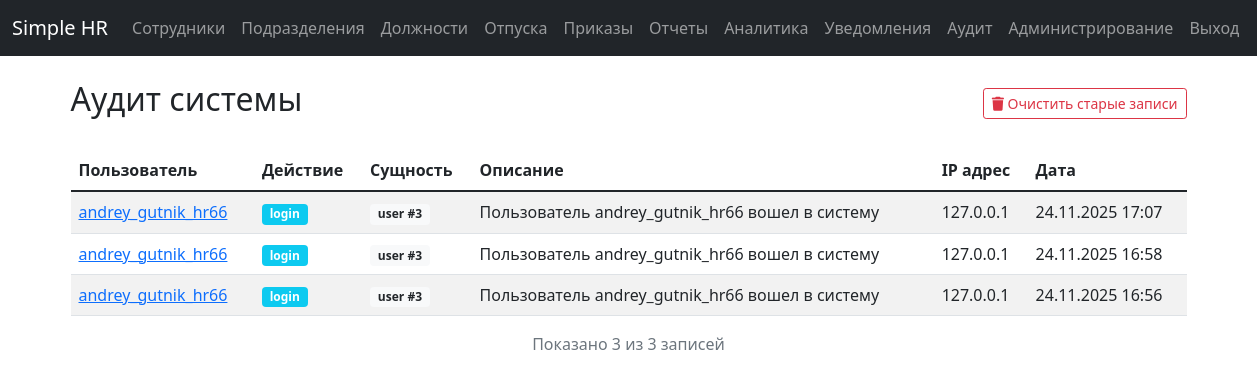
The page /audit/ (signed in) on the database as committed earlier.
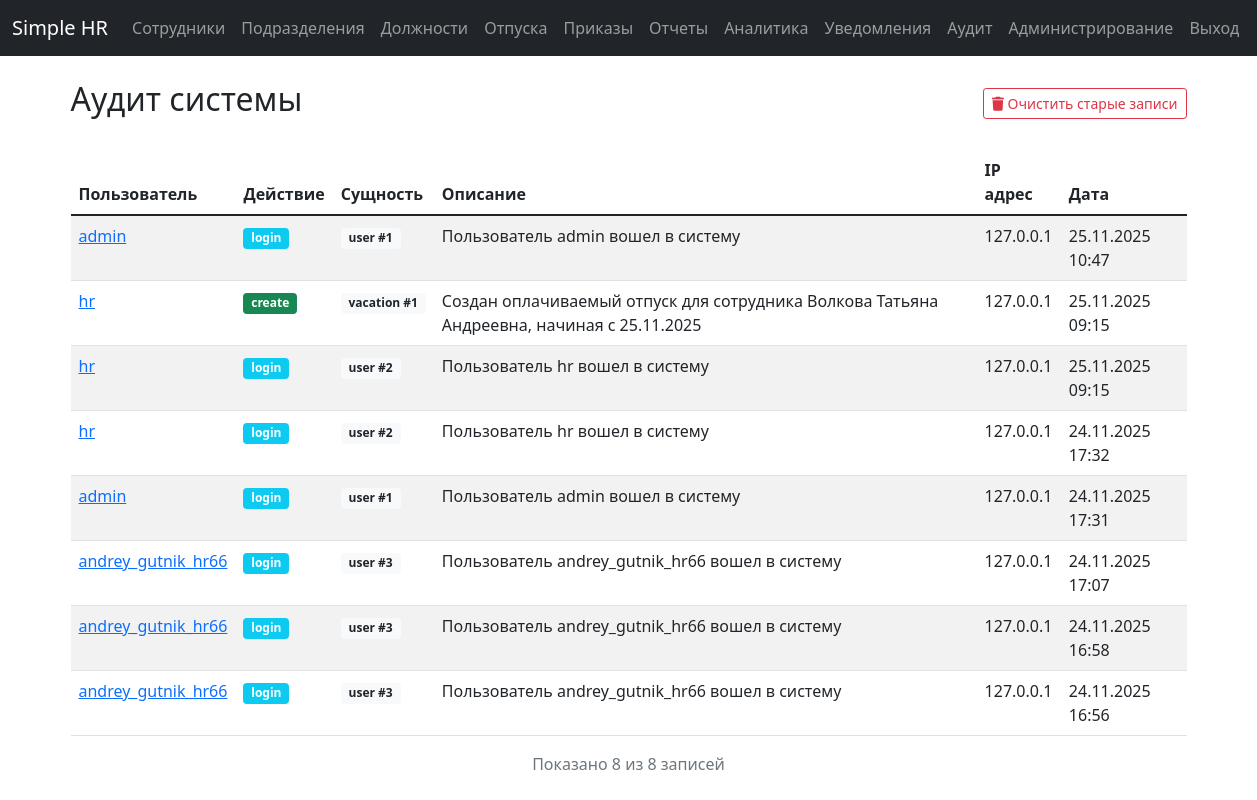
The same page on the database as committed later.
### app/models.py (models this page shows, shortened)
class AuditLog(db.Model):
    id = db.Column(db.Integer, primary_key=True)
    user_id = db.Column(db.Integer, db.ForeignKey('user.id'), nullable=False, index=True)
    action = db.Column(db.String(100), nullable=False, index=True)  # create, update, delete, login, etc.
    entity_type = db.Column(db.String(50), nullable=False, index=True)  # employee, department, etc.
    entity_id = db.Column(db.Integer, nullable=True, index=True)
    description = db.Column(db.Text, nullable=True)
    ip_address = db.Column(db.String(45), nullable=True, index=True)  # IPv4 or IPv6
    user_agent = db.Column(db.Text, nullable=True)
    created_at = db.Column(db.DateTime, default=datetime.utcnow, nullable=False, index=True)
    user = db.relationship('User', backref=db.backref('audit_logs', lazy=True))
    __table_args__ = (
        db.Index('idx_audit_user_action', 'user_id', 'action'),
        db.Index('idx_audit_entity_type_id', 'entity_type', 'entity_id'),
        db.Index('idx_audit_created_at', 'created_at'),
    )

class User(UserMixin, db.Model):
    id = db.Column(db.Integer, primary_key=True)
    username = db.Column(db.String(80), unique=True, nullable=False, index=True)
    email = db.Column(db.String(120), unique=True, nullable=False, index=True)
    password_hash = db.Column(db.String(256), nullable=False)
    role = db.Column(db.String(20), nullable=False, index=True)  # 'admin' or 'hr'
    active = db.Column(db.Boolean, default=True, nullable=False, name='is_active')
    created_at = db.Column(db.DateTime, default=datetime.utcnow, index=True)
    last_login = db.Column(db.DateTime, index=True)
    reset_token = db.Column(db.String(100), unique=True, nullable=True)
    reset_token_expires = db.Column(db.DateTime, nullable=True)
    __table_args__ = (
        db.Index('idx_user_role_active', 'role', 'is_active'),
    )
    def is_admin(self):
        return self.role == 'admin'

### app/routes/audit.py (the view)
@bp.route('/')
@login_required
@admin_required
def list_logs():
    page = request.args.get('page', 1, type=int)
    logs = AuditLog.query.order_by(AuditLog.created_at.desc())\
                        .paginate(page=page, per_page=20, error_out=False)
    return render_template('audit/list.html', logs=logs)

### app/templates/audit/list.html (shortened to what this page needs)
{% extends "base.html" %}
{% block content %}
<div class="d-flex justify-content-between align-items-center mb-4">
    <h2>
        {% if my_logs %}
            Мой аудит
        {% elif target_user %}
            Аудит пользователя {{ target_user.username }}
        {% else %}
            Аудит системы
        {% endif %}
    </h2>
    {% if not my_logs and current_user.is_admin() %}
    <form method="POST" action="{{ url_for('audit.cleanup_logs') }}" class="d-inline">
        <button type="submit" class="btn btn-outline-danger btn-sm" onclick="return confirm('Вы уверены, что хотите удалить старые записи аудита?')">
            <i class="fas fa-trash"></i> Очистить старые записи
        </button>
    </form>
    {% endif %}
</div>
{% if logs.items %}
<div class="row">
    <div class="col-12">
        <div class="table-responsive">
            <table class="table table-striped table-hover">
                <thead>
                    <tr>
                        {% if not my_logs %}
                        <th>Пользователь</th>
                        {% endif %}
                        <th>Действие</th>
                        <th>Сущность</th>
                        <th>Описание</th>
                        <th>IP адрес</th>
                        <th>Дата</th>
                    </tr>
                </thead>
                <tbody>
                    {% for log in logs.items %}
                    <tr>
                        {% if not my_logs %}
                        <td>
                            {% if current_user.is_admin() %}
                            <a href="{{ url_for('audit.user_logs', user_id=log.user_id) }}">{{ log.user.username }}</a>
                            {% else %}
                            {{ log.user.username }}
                            {% endif %}
                        </td>
                        {% endif %}
                        <td>
                            <span class="badge bg-{% if log.action == 'create' %}success{% elif log.action == 'update' %}warning{% elif log.action == 'delete' %}danger{% elif log.action == 'login' %}info{% elif log.action == 'logout' %}secondary{% else %}primary{% endif %}">
                                {{ log.action }}
                            </span>
                        </td>
                        <td>
                            <span class="badge bg-light text-dark">
                                {{ log.entity_type }}{% if log.entity_id %} #{{ log.entity_id }}{% endif %}
                            </span>
                        </td>
                        <td>{{ log.description or '-' }}</td>
                        <td>{{ log.ip_address or '-' }}</td>
                        <td>{{ log.created_at.strftime('%d.%m.%Y %H:%M') }}</td>
                    </tr>
                    {% endfor %}
                </tbody>
            </table>
        </div>
    </div>
</div>
<p class="text-center text-muted">Показано {{ logs.items|length }} из {{ logs.total }} записей</p>
{% endif %}
{% endblock %}

### app/templates/base.html (shortened to what this page needs)
<!DOCTYPE html>
<html lang="ru">
<head>
    <link href="https://cdn.jsdelivr.net/npm/bootstrap@5.1.3/dist/css/bootstrap.min.css" rel="stylesheet">
    <link rel="stylesheet" href="https://cdnjs.cloudflare.com/ajax/libs/font-awesome/6.0.0/css/all.min.css">
</head>
<body class="d-flex flex-column min-vh-100">
    <nav class="navbar navbar-expand-lg navbar-dark bg-dark">
        <div class="container-fluid">
            <a class="navbar-brand" href="{{ url_for('main.index') }}">Simple HR</a>
            {% if current_user.is_authenticated %}
            <div class="navbar-nav ms-auto">
                <a class="nav-link" href="{{ url_for('employees.list_employees') }}">Сотрудники</a>
                <a class="nav-link" href="{{ url_for('departments.list_departments') }}">Подразделения</a>
                <a class="nav-link" href="{{ url_for('positions.list_positions') }}">Должности</a>
                <a class="nav-link" href="{{ url_for('vacations.list_vacations') }}">Отпуска</a>
                <a class="nav-link" href="{{ url_for('orders.list_orders') }}">Приказы</a>
                <a class="nav-link" href="{{ url_for('reports.generate_report') }}">Отчеты</a>
                <a class="nav-link" href="{{ url_for('analytics.dashboard') }}">Аналитика</a>
                <a class="nav-link" href="{{ url_for('notifications.list_notifications') }}">
                    Уведомления
                </a>
                {% if current_user.role == 'admin' %}
                <a class="nav-link" href="{{ url_for('audit.list_logs') }}">Аудит</a>
                <a class="nav-link" href="{{ url_for('admin.index') }}">Администрирование</a>
                {% endif %}
                <a class="nav-link" href="{{ url_for('auth.logout') }}">Выход</a>
            </div>
            {% endif %}
        </div>
    </nav>
    <div class="container mt-4 flex-grow-1">
        {% block content %}{% endblock %}
</div>
</body>
</html>

Rows that differ between the two databases and show on the page:
added AuditLog: user.username "admin", action "login", entity_type "user", entity_id "1", description "Пользователь admin вошел в систему", ip_address "127.0.0.1", created_at "25.11.2025 10:47"
added AuditLog: user.username "hr", action "create", entity_type "vacation", entity_id "1", description "Создан оплачиваемый отпуск для сотрудника Волкова Татьяна Андреевна, начиная с 25.11.2025", ip_address "127.0.0.1", created_at "25.11.2025 09:15"
added AuditLog: user.username "hr", action "login", entity_type "user", entity_id "2", description "Пользователь hr вошел в систему", ip_address "127.0.0.1", created_at "25.11.2025 09:15"
added AuditLog: user.username "hr", action "login", entity_type "user", entity_id "2", description "Пользователь hr вошел в систему", ip_address "127.0.0.1", created_at "24.11.2025 17:32"
added AuditLog: user.username "admin", action "login", entity_type "user", entity_id "1", description "Пользователь admin вошел в систему", ip_address "127.0.0.1", created_at "24.11.2025 17:31"
Other text that changed with them:
{{ logs.items|length }}: "3" → "8"
{{ logs.total }}: "3" → "8"
